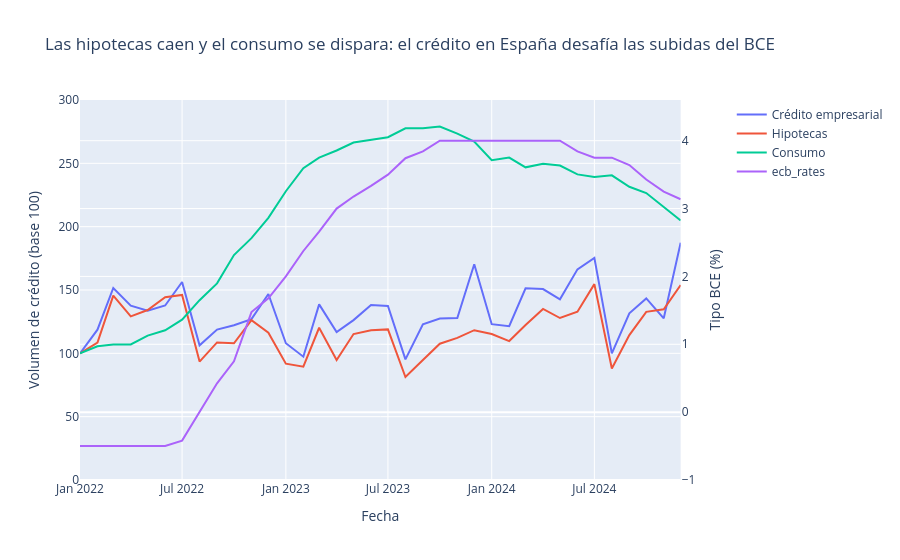

The code cell stored with this chart in its notebook:
### Code cell
fig = make_subplots(specs=[[{"secondary_y": True}]])
fig.add_trace(
    go.Scatter(x=df.loc[inicio:fin].index, y=df_norm.loc[inicio:fin]['imp_emp'], name='Crédito empresarial'),
    secondary_y=False  # eje primario
)

fig.add_trace(
    go.Scatter(x=df.loc[inicio:fin].index, y=df_norm.loc[inicio:fin]['imp_hog_hip'], name='Hipotecas'),
    secondary_y=False  # eje primario
)

fig.add_trace(
    go.Scatter(x=df.loc[inicio:fin].index, y=df_norm.loc[inicio:fin]['imp_hog_cons'], name='Consumo'),
    secondary_y=False  # eje primario
)


fig.add_trace(
    go.Scatter(x=df.loc[inicio:fin].index, y=df_norm.loc[inicio:fin]['ecb_rates'], name='ecb_rates'),
    secondary_y=True  # eje secundario
)

fig.update_yaxes(range=[-1, 4.6], secondary_y=True)

fig.update_yaxes(range=[0, 300], secondary_y=False)

fig.update_yaxes(title_text="Volumen de crédito (base 100)", secondary_y=False)
fig.update_yaxes(title_text="Tipo BCE (%)", secondary_y=True)
fig.update_xaxes(title_text="Fecha")
fig.update_layout(title="Las hipotecas caen y el consumo se dispara: el crédito en España desafía las subidas del BCE")
